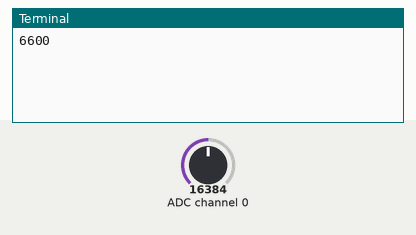
This program was run on a simulated Raspberry Pi (BCM pin numbers). Parts: the last lines printed to the terminal. Inputs (shaded band) come from the test bench; at power-on: ADC channel 0 = 16384 (analog values on the 0–32767 scale).

Above: at 1.2 s.
1.3 s: ADC channel 0 set to 22936
At 1.3 s:
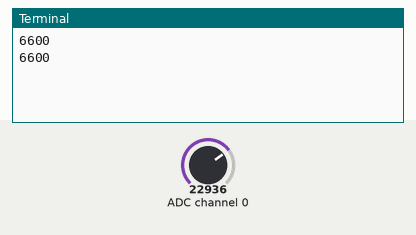
2.8 s: ADC channel 0 set to 28834
At 4.2 s:
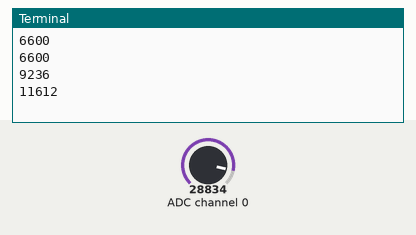
Timing chart, 0 to 5.8 s (numbered marks = the images above; inputs shaded):
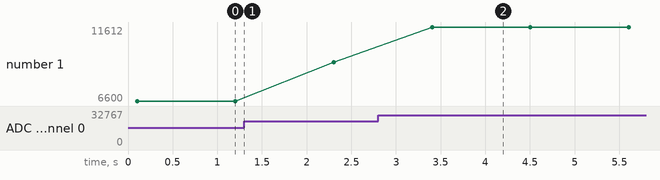

The program:

ads1115.py
```python
import time

import smbus

# Get I2C bus
bus = smbus.SMBus(1)

# I2C address of the device
ADS1115_IIC_ADDRESS = 0x48

# ADS1115 Register Map
ADS1115_REG_CONVERT = 0x00  # Conversion register
ADS1115_REG_CONFIG = 0x01  # Configuration register
ADS1115_REG_LOWTHRESH = 0x02  # Lo_thresh register
ADS1115_REG_HITHRESH = 0x03  # Hi_thresh register

# ADS1115 Configuration Register
ADS1115_CONFIG_OS_NOEFFECT = 0x00  # No effect
ADS1115_CONFIG_OS_SINGLE = 0x80  # Begin a single conversion
ADS1115_CONFIG_MUX_DIFF_0_1 = 0x00  # Differential P = AIN0, N = AIN1 (default)
ADS1115_CONFIG_MUX_DIFF_0_3 = 0x10  # Differential P = AIN0, N = AIN3
ADS1115_CONFIG_MUX_DIFF_1_3 = 0x20  # Differential P = AIN1, N = AIN3
ADS1115_CONFIG_MUX_DIFF_2_3 = 0x30  # Differential P = AIN2, N = AIN3
ADS1115_CONFIG_MUX_SINGLE_0 = 0x40  # Single-ended P = AIN0, N = GND
ADS1115_CONFIG_MUX_SINGLE_1 = 0x50  # Single-ended P = AIN1, N = GND
ADS1115_CONFIG_MUX_SINGLE_2 = 0x60  # Single-ended P = AIN2, N = GND
ADS1115_CONFIG_MUX_SINGLE_3 = 0x70  # Single-ended P = AIN3, N = GND
ADS1115_CONFIG_PGA_6_144V = 0x00  # +/-6.144V range = Gain 2/3
ADS1115_CONFIG_PGA_4_096V = 0x02  # +/-4.096V range = Gain 1
ADS1115_CONFIG_PGA_2_048V = 0x04  # +/-2.048V range = Gain 2 (default)
ADS1115_CONFIG_PGA_1_024V = 0x06  # +/-1.024V range = Gain 4
ADS1115_CONFIG_PGA_0_512V = 0x08  # +/-0.512V range = Gain 8
ADS1115_CONFIG_PGA_0_256V = 0x0A  # +/-0.256V range = Gain 16
ADS1115_CONFIG_MODE_CONTIN = 0x00  # Continuous conversion mode
ADS1115_CONFIG_MODE_SINGLE = 0x01  # Power-down single-shot mode (default)
ADS1115_CONFIG_DR_8SPS = 0x00  # 8 samples per second
ADS1115_CONFIG_DR_16SPS = 0x20  # 16 samples per second
ADS1115_CONFIG_DR_32SPS = 0x40  # 32 samples per second
ADS1115_CONFIG_DR_64SPS = 0x60  # 64 samples per second
ADS1115_CONFIG_DR_128SPS = 0x80  # 128 samples per second (default)
ADS1115_CONFIG_DR_250SPS = 0xA0  # 250 samples per second
ADS1115_CONFIG_DR_475SPS = 0xC0  # 475 samples per second
ADS1115_CONFIG_DR_860SPS = 0xE0  # 860 samples per second
ADS1115_CONFIG_CMODE_TRAD = 0x00  # Traditional comparator with hysteresis (default)
ADS1115_CONFIG_CMODE_WINDOW = 0x10  # Window comparator
ADS1115_CONFIG_CPOL_ACTVLOW = 0x00  # ALERT/RDY pin is low when active (default)
ADS1115_CONFIG_CPOL_ACTVHI = 0x08  # ALERT/RDY pin is high when active
ADS1115_CONFIG_CLAT_NONLAT = 0x00  # Non-latching comparator (default)
ADS1115_CONFIG_CLAT_LATCH = 0x04  # Latching comparator
ADS1115_CONFIG_CQUE_1CONV = 0x00  # Assert ALERT/RDY after one conversions
ADS1115_CONFIG_CQUE_2CONV = 0x01  # Assert ALERT/RDY after two conversions
ADS1115_CONFIG_CQUE_4CONV = 0x02  # Assert ALERT/RDY after four conversions
ADS1115_CONFIG_CQUE_NONE = (
    0x03  # Disable the comparator and put ALERT/RDY in high state (default)
)


class ADS1115(object):

    def __init__(self, address=0x48):
        self.bus = smbus.SMBus(1)
        self.addr = address
        self.channel = 0
        self.gain = ADS1115_CONFIG_PGA_4_096V
        self.coefficient = 0.125

    def setGain(self, gain):
        self.gain = gain
        if gain == ADS1115_CONFIG_PGA_6_144V:
            self.coefficient = 0.1875
        elif gain == ADS1115_CONFIG_PGA_4_096V:
            self.coefficient = 0.125
        elif gain == ADS1115_CONFIG_PGA_2_048V:
            self.coefficient = 0.0625
        elif gain == ADS1115_CONFIG_PGA_1_024V:
            self.coefficient = 0.03125
        elif gain == ADS1115_CONFIG_PGA_0_512V:
            self.coefficient = 0.015625
        elif gain == ADS1115_CONFIG_PGA_0_256V:
            self.coefficient = 0.0078125
        else:
            self.gain = ADS1115_CONFIG_PGA_4_096V
            self.coefficient = 0.125

    def setChannel(self, channel):
        """Select the Channel user want to use from 0-7
        For Single-ended Output

        0 : AINP = AIN0 and AINN = AIN1
        1 : AINP = AIN0 and AINN = AIN3
        2 : AINP = AIN1 and AINN = AIN3
        3 : AINP = AIN2 and AINN = AIN3
        4 : AINP = AIN0 and AINN = GND
        5 : AINP = AIN1 and AINN = GND
        6 : AINP = AIN2 and AINN = GND
        7 : AINP = AIN3 and AINN = GND
        """
        self.channel = channel
        while self.channel > 7:
            self.channel = 0

        return self.channel

    def readValue(self):
        """Read data back from ADS1115_REG_CONVERT(0x00), 2 bytes
        raw_adc MSB, raw_adc LSB"""

        data = bus.read_i2c_block_data(self.addr, ADS1115_REG_CONVERT, 2)

        # Convert the data
        raw_adc = data[0] * 256 + data[1]

        if raw_adc > 32767:
            raw_adc -= 65535
        raw_adc = int(float(raw_adc) * self.coefficient) * 4
        return raw_adc

    def readVoltage(self, channel):

        self.setChannel(channel)
        CONFIG_REG = [
            ADS1115_CONFIG_OS_SINGLE
            | (self.channel << 4)
            | ADS1115_CONFIG_PGA_4_096V
            | ADS1115_CONFIG_MODE_CONTIN,
            ADS1115_CONFIG_DR_128SPS | ADS1115_CONFIG_CQUE_NONE,
        ]
        bus.write_i2c_block_data(self.addr, ADS1115_REG_CONFIG, CONFIG_REG)
        time.sleep(0.1)
        return self.readValue()


if __name__ == "__main__":

    # Create an ADS1115 ADC (16-bit) instance.
    ads = ADS1115()
    while True:
        value = ads.readVoltage(4)
        print(value)
        time.sleep(1)
```

Measured:
- after the input at 2.8 s, the terminal: prints a new line after 0.60 s (image 2)
- plotted number 1: 6600 → 9236 after the input at 1.3 s, 9236 → 11612 after the input at 2.8 s
